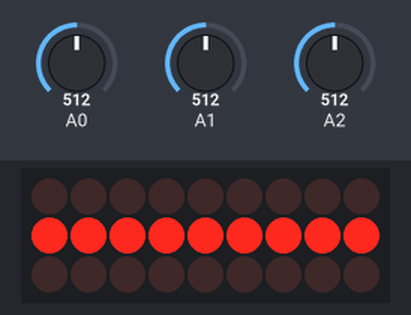
This sketch was run on a simulated Arduino Uno, built with avr-gcc and run on an emulated ATmega328P. Shown: 9×3 LED matrix. Wiring (inferred from the names in the program): LED matrix (orientation assumed): rows pin 11, pin 12, pin 13; columns pin 2, pin 3, pin 4, pin 5, pin 6, pin 7, pin 8, pin 9, pin 10. Inputs (shaded band) come from the test bench; at power-on: A1 = 512, A2 = 512, A0 = 512.

Above: at 1.9 s.
2.0 s: A1 set to 477
At 3.2 s:
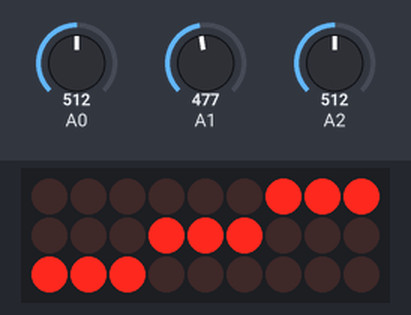
5.0 s: A1 set to 456
At 5.9 s:
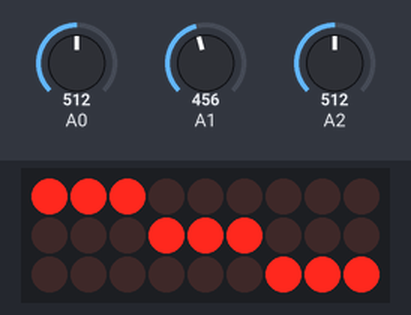
7.7 s: A2 set to 0
At 8.5 s:
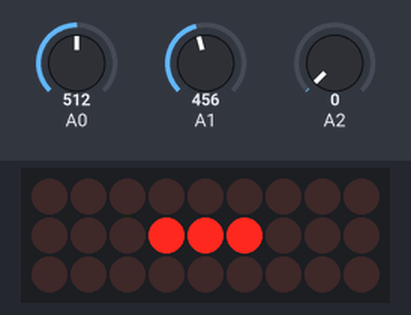
9.2 s: A0 set to 716
11.9 s: A0 set to 511
Timing chart, 0 to 14.4 s (numbered marks = the images above; inputs shaded):
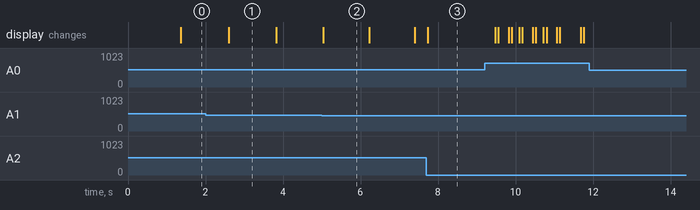

The sketch:

lab-4-4.ino
```cpp
int out_pins[] = {2,3,4,5,6,7,8,9,10,11,12,13};
int max_out_pins = sizeof(out_pins)/sizeof(out_pins[0]);

int high_pins[] = {2,3,4,5,6,7,8,9,10}; // alias column_pins
int max_high_pins = sizeof(high_pins)/sizeof(high_pins[0]);

int low_pins[] = {11,12,13};            // alias layer_pins
int max_low_pins = sizeof(low_pins)/sizeof(low_pins[0]);

#define LAYERS 3
#define COLUMNS 9

// I like to call this the "frame buffer" - it keeps a map of which LEDs should be turned on or not
// 0 = LOW
// 1 = HIGH
// There are 9 columns, starting from 0 to 8, pins 2 to 10 (see high_pins)
int state_map[LAYERS][COLUMNS] =
{
  {0,0,0,0,0,0,0,0,0}, // first layer
  {0,0,0,0,0,0,0,0,0}, // second layer
  {0,0,0,0,0,0,0,0,0}  // third layer
};

// how many frames do we have got?
#define FRAMES 4

// This is where we hold our beautiful animation frames, an array of pre-defined state_maps to use.
int animation_map[FRAMES][LAYERS][COLUMNS] =
{
  { // '-'                   first frame
    {0,0,0,0,0,0,0,0,0},  // first layer
    {1,1,1,1,1,1,1,1,1},  // second layer
    {0,0,0,0,0,0,0,0,0}   // third layer
  },
  { // '/'                   second frame
    {0,0,0,0,0,0,1,1,1},
    {0,0,0,1,1,1,0,0,0},
    {1,1,1,0,0,0,0,0,0}
  },
  { // '|'                   third frame
    {0,0,0,1,1,1,0,0,0},
    {0,0,0,1,1,1,0,0,0},
    {0,0,0,1,1,1,0,0,0}
  },
  { // '\'                   fourth frame
    {1,1,1,0,0,0,0,0,0},
    {0,0,0,1,1,1,0,0,0},
    {0,0,0,0,0,0,1,1,1}
  }
};

void setup() {
  // setup our output pins
  for (int i = 0; i < max_out_pins; i++)
  {
    pinMode(out_pins[i],OUTPUT);
  }
  // make sure the layer pins are "turned off" from start
  for (int i = 0; i < max_low_pins; i++)
  {
    digitalWrite(low_pins[i],HIGH);
  }
}

// analog input limits
const int upper_analog_0 = 407;
const int lower_analog_0 = 270;

const int upper_analog_1 = 340;
const int lower_analog_1 = 260;

const int upper_analog_2 = 398;
const int lower_analog_2 = 337;

int steps;
double accelval;
int analog0, analog1, analog2;
int CM, PM = 0;
int interval = 500;

void loop() {
  // get the current timestamp
  CM = millis();

  // get analog input
  analog0 = analogRead(0);
  analog1 = analogRead(1);
  analog2 = analogRead(2);

  // calculate the total by mapping each analog input to their own constant limits,
  // then divide by 3000 (due to three inputs and range between 0 and 1000)
  accelval = (double)(map(analog0, lower_analog_0, upper_analog_0, 0, 1000) +
              map(analog1, lower_analog_1, upper_analog_1, 0, 1000) +
              map(analog2, lower_analog_2, upper_analog_2, 0, 1000) ) / 3000.00;

  // "blink" according to a map of states
  for (int i = 0; i < 3; i++)
  {
    digitalWrite(low_pins[i], LOW);             // "turn on" the selected layer
    digitalWrite(low_pins[!i ? 2 : i-1 ],HIGH); // "shut off" the previous layer

      for (int c = 0; c < COLUMNS; c++)
      {
      digitalWrite(high_pins[c], state_map[i][c]);  // write according to the state map specified for layer
      digitalWrite(high_pins[c], LOW);              // since we are blinking, turn it off
      }
  }

  // Check if 500 ms (maximium) has elapsed, the interval is smaller as the more displaced the accelerometer becomes
  if (CM - PM >= interval*accelval)
  {
    for (int i = 0; i < LAYERS; i++)                // copy the selected animation state to the state map, the amount of steps taken determinates which frame to use
      for (int c = 0; c < COLUMNS;c++)
        state_map[i][c] = animation_map[steps][i][c];
    PM = CM;                            // timestamp since last when we did this, for when the next interval should occur
    steps = steps > 2 ? 0 : steps + 1;  // check if we already taken four steps (0,1,2,3), reset to 0. Else take another step
  }
}
```

Measured:
- the behaviour switches between 469 and 468 on A1 (found by bisection; images 1 and 2)
- after the input at 7.7 s, the display: changes at once (image 3)
- after the input at 11.9 s, every drawn part: stays the same
- what the display in image 1 shows lasts 1.2 s, from 2.6 s to 3.8 s
